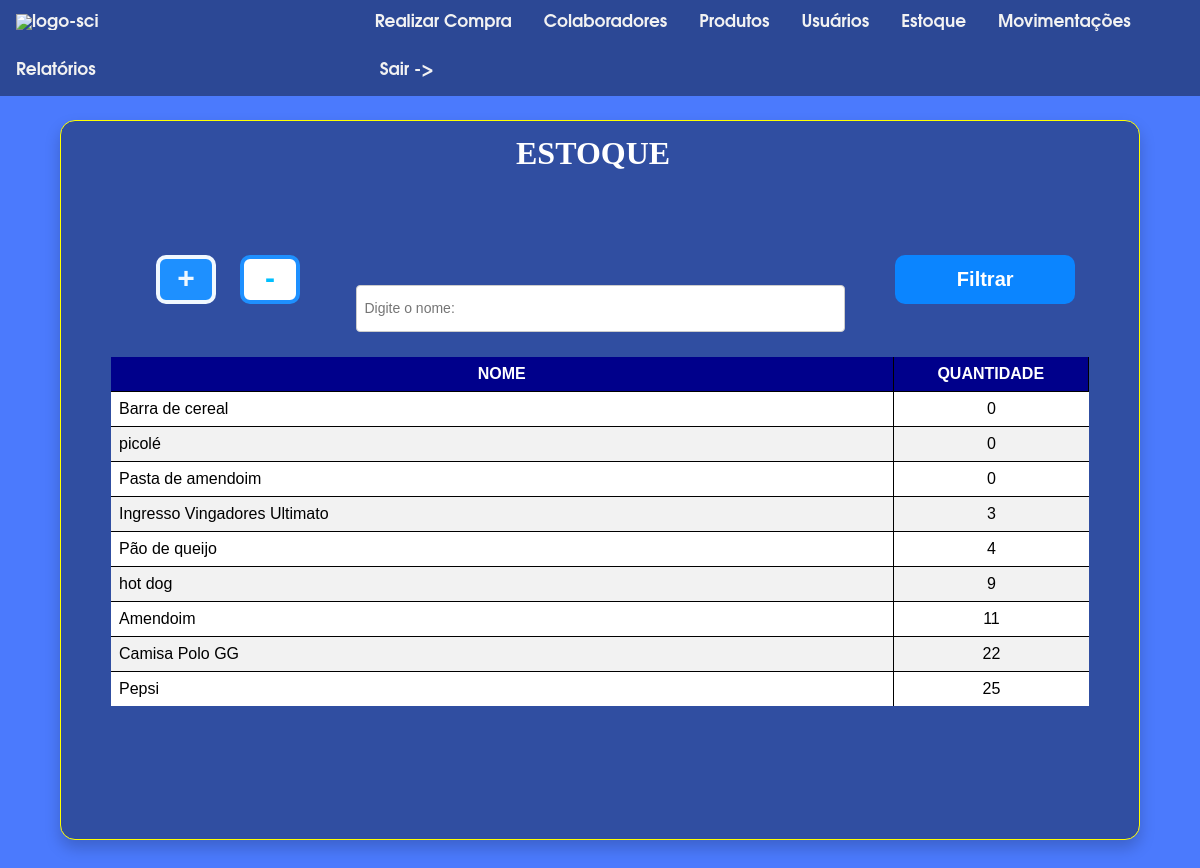
Screenshot of /home/estoque/ (signed in) with the database file from the repository.
### produtos/models.py (models this page shows, shortened)
class Produtos(models.Model):
    TIPOS_CHOICES = (
    ('Alimento', 'Alimento'),
    ('Ingresso', 'Ingresso'),
    ('Roupa','Roupa')
    )
    nome = models.CharField(max_length=50)
    cod_barras = models.IntegerField()
    preco = models.DecimalField(max_digits=200,decimal_places=2)
    tipo = models.CharField(max_length=8,choices=TIPOS_CHOICES)
    situacao = models.CharField(default="Ativo", max_length=7)

### estoque/views.py (the view)
# urls.py: path('estoque/',ListarEstoque,name='ListarEstoque'),
@login_required(login_url='Login')
def ListarEstoque(request):
    estoque = Estoque.objects.all().order_by('quantidade')
    lista_estoque = []
    for i in estoque:
        if i.produto.situacao == "Ativo":
            lista_estoque.append({'produto':i.produto,'quantidade':i.quantidade})
    paginator = Paginator(lista_estoque, 15)
    page_number = request.GET.get('page')
    page_obj = paginator.get_page(page_number)
    context = {
        'estoque':page_obj
    }
    return render(request,'estoque/estoque.html',context=context)

### templates/estoque/estoque.html (shortened to what this page needs)
{%load static%}
<!DOCTYPE html>
<html lang="en">
<head>
    <link rel="stylesheet" href="{% static 'estoque/css/estoque.css'%}">
</head>
<body>
  {% include 'navbar.html' %}
    <div class="container">
        <h1 style="z-index: 11;margin-top: 3%;left:43%">ESTOQUE</h1><br><br><br>
        <div class="search-form">
          <form action="{% url 'FiltrarEstoque' %}" method="get">
              <div class="search-container">
                  <input type="text" name="search" placeholder="Digite o nome:" id="barra_de_pesquisa" class="search-input" required>
                  <input type="submit" value="Filtrar" class="search-button" id="botao_pesquisa">
              </div>
          </form>
      </div>
      <br><br>
      <div class="tabela-scroll">
        <table class="table table-hover">
          <thead class="thead-light">
            <tr>
              <th scope="col">NOME</th>
              <th scope="col">QUANTIDADE</th>
            </tr>
          </thead>
        </table>
        <div class="tabela-corpo">
          <table class="table table-hover">
          <tbody>
              {% for produto in estoque %}
            <tr>
              <td style="text-align: left;">{{produto.produto.nome}}</td>
              <td>{{produto.quantidade}}</td>
            </tr>
            {%endfor%}
          </tbody>
        </table>
        </div>
      </div>
      <br><br><br>
      <button class="adicionar-entrada" style="display: grid;" type="button" onclick="exibirModalEntrada()" data-value="{{ produto.produto }}">
        <span style="display: flex; justify-content: center; align-items: center; height: 25%;">+</span>
      </button>
      <button class="adicionar-baixa" style="display: grid;" type="button" onclick="exibirModalBaixa()" data-value="{{ produto.produto }}">
        <span style="display: flex; justify-content: center; align-items: center; height: 25%;">-</span>
      </button>
        <br><br>
    </div>
</body>
</html>

### static_files/static/estoque/css/estoque.css (style rules this page uses)
* { margin: 0; padding: 0; box-sizing: border-box; }
.container { background-color: rgba(0, 0, 0, 0.363); padding:50px; border-radius:15px; width: 90%; margin:auto; margin-top:2%; text-align: center; border:1px solid yellow; height:90%; box-shadow: 0 8px 16px rgba(0, 0, 0, 0.2); }
body { background-color: #4b7afd; margin: 0; flex-direction: column; align-items: center; justify-content: center; font-family: Arial, Helvetica, sans-serif; height: 100vh; }
table { border-collapse: collapse; width: 100%; }
th, td { border-bottom: 1px solid black; padding: 8px; border-right: 1px solid black; }
td:last-child { border-right: none; }
tr:last-child td { border-bottom: none; }
th { background-color: darkblue; color: white; text-align: center; }
tr:nth-child(even) { background-color: #f2f2f2; }
tr:nth-child(odd) { background-color: #ffffff; }
th:last-child, td:last-child { width: 20%; text-align: center; }
button { background-color: dodgerblue; border:none; padding: 15px; width: 120%; border-radius: 10px; font-weight: bold; cursor:pointer; }
th { background-color: darkblue; color:white; text-align: center; }
h1 { color:white; text-align: center; }
.search-form { align-items: center; }
.search-form input[type="text"] { padding: 8px; font-size: 14px; border: 1px solid #ccc; border-radius: 4px; height: 47px; position: absolute; top:59.5px }
.search-form input[type="submit"] { background-color: rgb(11, 133, 255); color: white; padding: 8px 16px; border: none; border-radius: 4px; cursor: pointer; font-weight: bold; color:white; font-size: 20px; }
.tabela-scroll { height: 540px; margin-top: 5%; }
input { padding:15px; border:none; padding:13px; width: 90%; border-radius: 10px; }
h1 { top:50%; text-align: center; }
#barra_de_pesquisa { width: 50%; right: 0%; position: relative; }
#botao_pesquisa { position: absolute; right: 10.4%; width: 15%; height: 5%; top: 25.8%; border-radius: 10px; }
.tabela-corpo { height: calc(100% - 30px); overflow-y: scroll; }
h1 { font-family: serifa bt; z-index: 1111; position: absolute; top:10%; left:40% }
.adicionar-entrada { background-color: dodgerblue; width: 5%; color:aliceblue; font-weight: bold; border:4px solid aliceblue; height: 5%; position: relative; left:13%; position:absolute; top:25.8%; font-size: 30px; }
.adicionar-baixa { background-color: white; font-weight: bold; color:deepskyblue; border:4px solid dodgerblue; width: 5%; left:20%; height: 5%; position: absolute; top:25.8%; font-size: 30px; }

### rows the page displays
Produtos: produto.nome "Barra de cereal", quantidade "0"
Produtos: produto.nome "picolé", quantidade "0"
Produtos: produto.nome "Pasta de amendoim", quantidade "0"
Produtos: produto.nome "Ingresso Vingadores Ultimato", quantidade "3"
Produtos: produto.nome "Pão de queijo", quantidade "4"
Produtos: produto.nome "hot dog", quantidade "9"
Produtos: produto.nome "Amendoim", quantidade "11"
Produtos: produto.nome "Camisa Polo GG", quantidade "22"
Produtos: produto.nome "Pepsi", quantidade "25"
